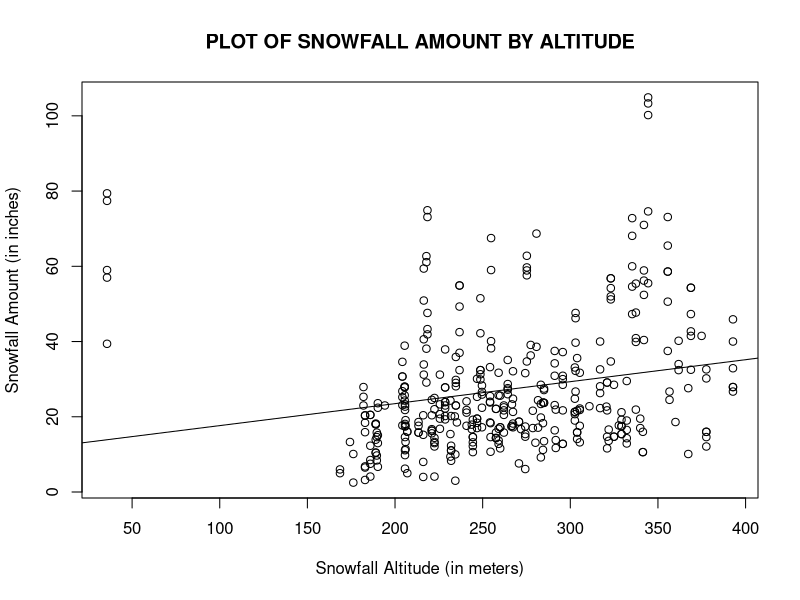
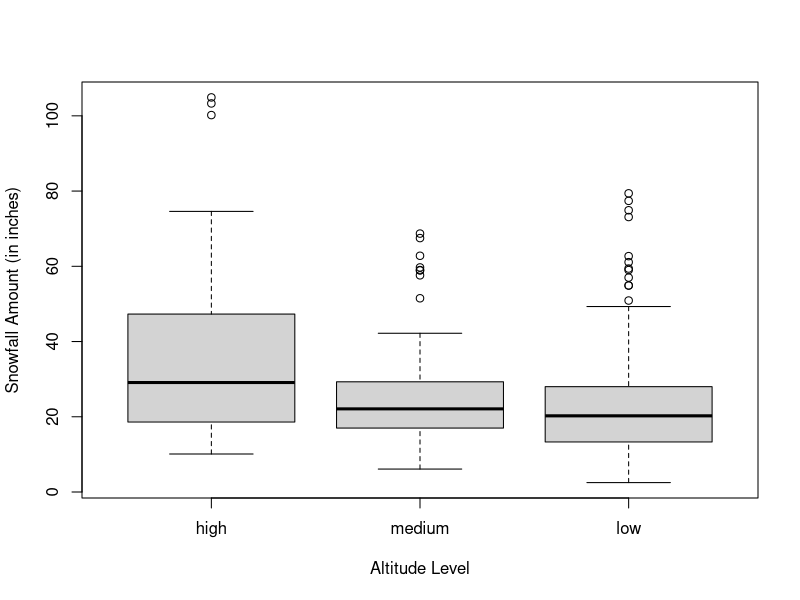

These figures' R source, in order: (Note: this script raises an error after producing the figures.)
## ---- chunk 1
knitr::opts_chunk$set(echo = TRUE)
## ---- chunk 2
SnowfallData <- read.csv("SnowfallData.csv")
Snowfall <- SnowfallData$SNOW # Total annual snowfall (in inches)
SnowfallData$LEVEL <- ordered(SnowfallData$LEVEL, levels = c("high", "medium", "low"))
Level <- SnowfallData$LEVEL
levels(Level)
Altitude <- SnowfallData$Altitude # Altitude above mean sea level (in meters)
## ---- chunk 3
SnowLinReg <- lm(SNOW ~ ALTITUDE, data = SnowfallData)
summary(SnowLinReg)
plot(x = SnowfallData$ALTITUDE, y = SnowfallData$SNOW, main = "PLOT OF SNOWFALL AMOUNT BY ALTITUDE", xlab = "Snowfall Altitude (in meters)", ylab = "Snowfall Amount (in inches)")
abline(SnowLinReg)
## ---- chunk 4
SnowAov <- aov(SNOW ~ LEVEL, data = SnowfallData)
summary(SnowAov)
## ---- chunk 5
pairwise.t.test(Snowfall, Level, p.adj = "none")
## ---- chunk 6
boxplot(SNOW ~ LEVEL, data = SnowfallData, xlab = "Altitude Level", ylab = "Snowfall Amount (in inches)")
## ---- chunk 7
mean(HighSnowfall$SNOW)
mean(MediumSnowfall$SNOW)
mean(LowSnowfall$SNOW)
sd(HighSnowfall$SNOW)
sd(MediumSnowfall$SNOW)
sd(LowSnowfall$SNOW)
